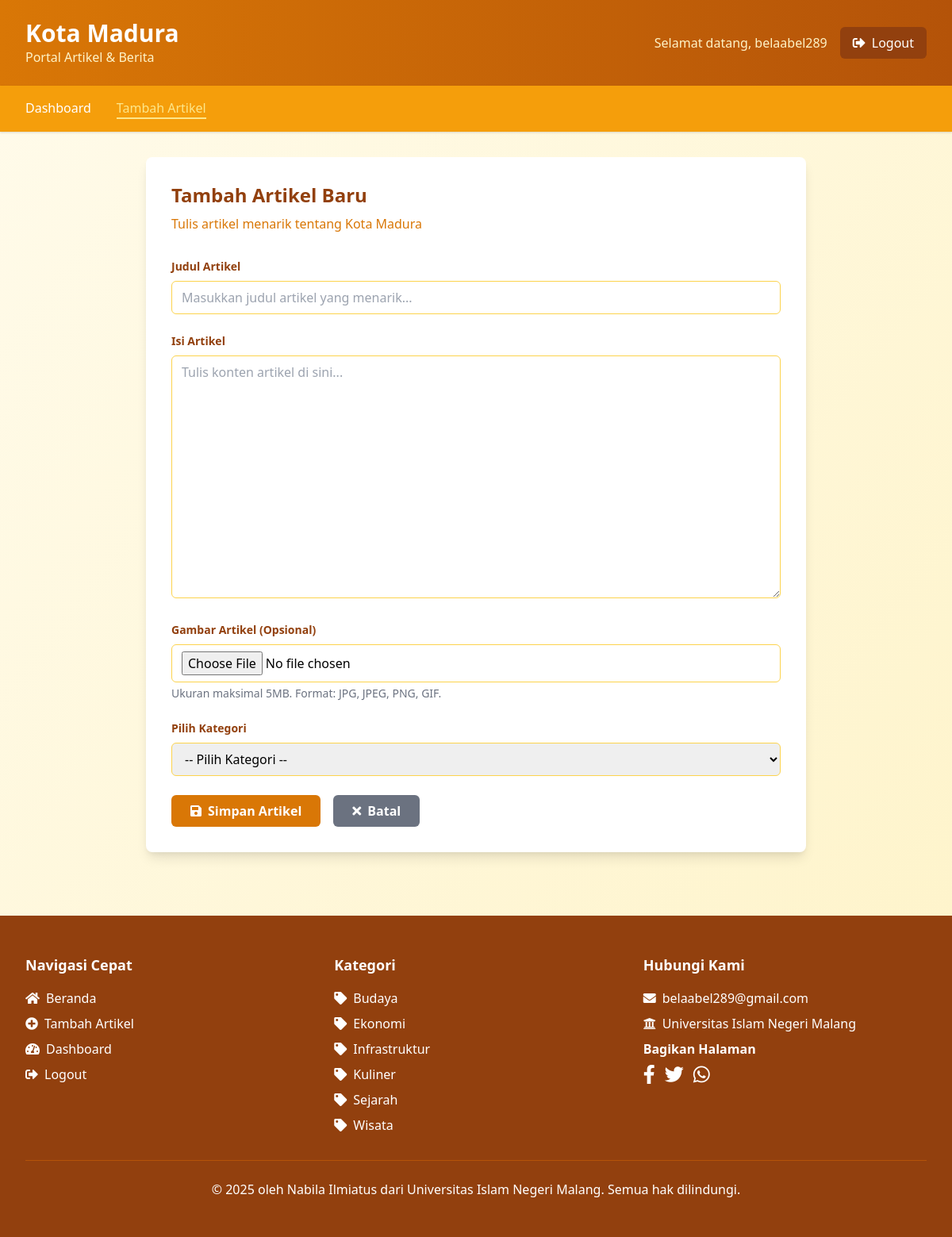
The page /tambah_artikel.php (signed in) on the database its author committed.
### tables this page shows
CREATE TABLE `kategori` (
  `id` int unsigned NOT NULL AUTO_INCREMENT,
  `nama` varchar(100) NOT NULL,
  `deskripsi` text,
  PRIMARY KEY (`id`),
  UNIQUE KEY `uk_nama_kategori` (`nama`)
);

### tambah_artikel.php (the view, shortened to what this page needs)
<?php
require_once 'koneksi.php';
$all_categories = [];
try {
    $stmt_kategori = $pdo->prepare("SELECT id, nama FROM kategori ORDER BY nama ASC");
    $stmt_kategori->execute();
    $all_categories = $stmt_kategori->fetchAll(PDO::FETCH_ASSOC);
} catch (PDOException $e) {
    $error = 'Terjadi kesalahan saat mengambil daftar kategori!';
}
?>
<!DOCTYPE html>
<html lang="id">
<head>
    <link rel="stylesheet" href="https://cdn.jsdelivr.net/npm/tailwindcss@2.2.19/dist/tailwind.min.css">
    <link rel="stylesheet" href="https://cdnjs.cloudflare.com/ajax/libs/font-awesome/5.15.4/css/all.min.css">
</head>
<body class="bg-gradient-to-br from-yellow-50 to-yellow-100 min-h-screen">
    <header class="bg-gradient-to-r from-yellow-600 to-yellow-700 shadow-lg">
        <div class="max-w-7xl mx-auto px-4 sm:px-6 lg:px-8">
            <div class="flex justify-between items-center py-6">
                <div>
                    <h1 class="text-3xl font-bold text-white">Kota Madura</h1>
                    <p class="text-yellow-100">Portal Artikel & Berita</p>
                </div>
                <div class="flex items-center space-x-4">
                    <span class="text-yellow-100">Selamat datang, <?php echo htmlspecialchars($_SESSION['penulis_nama']); ?></span>
                    <a href="index.php?logout=1" class="bg-yellow-800 hover:bg-yellow-900 text-white px-4 py-2 rounded-md transition duration-300 flex items-center">
                        <i class="fas fa-sign-out-alt mr-2"></i> Logout
                    </a>
                </div>
            </div>
        </div>
    </header>
    <nav class="bg-yellow-500 shadow">
        <div class="max-w-7xl mx-auto px-4 sm:px-6 lg:px-8">
            <div class="flex space-x-8 py-4">
                <a href="index.php" class="text-white font-medium hover:text-yellow-200 transition duration-300">Dashboard</a>
                <a href="tambah_artikel.php" class="text-yellow-200 font-medium border-b-2 border-yellow-200">Tambah Artikel</a>
            </div>
        </div>
    </nav>
    <main class="max-w-4xl mx-auto px-4 sm:px-6 lg:px-8 py-8">
        <div class="bg-white rounded-lg shadow-lg p-8">
            <div class="mb-8">
                <h2 class="text-2xl font-bold text-yellow-800 mb-2">Tambah Artikel Baru</h2>
                <p class="text-yellow-600">Tulis artikel menarik tentang Kota Madura</p>
            </div>
            <form method="POST" action="" enctype="multipart/form-data">
                <div class="mb-6">
                    <label for="judul" class="block text-yellow-800 text-sm font-bold mb-2">Judul Artikel</label>
                    <input type="text" id="judul" name="judul" required
                           class="w-full px-3 py-2 border border-yellow-300 rounded-md focus:outline-none focus:ring-2 focus:ring-yellow-500 focus:border-transparent"
                           placeholder="Masukkan judul artikel yang menarik..."
                           value="<?php echo isset($_POST['judul']) ? htmlspecialchars($_POST['judul']) : ''; ?>">
                </div>
                <div class="mb-6">
                    <label for="isi" class="block text-yellow-800 text-sm font-bold mb-2">Isi Artikel</label>
                    <textarea id="isi" name="isi" rows="12" required
                              class="w-full px-3 py-2 border border-yellow-300 rounded-md focus:outline-none focus:ring-2 focus:ring-yellow-500 focus:border-transparent resize-vertical"
                              placeholder="Tulis konten artikel di sini..."><?php echo isset($_POST['isi']) ? htmlspecialchars($_POST['isi']) : ''; ?></textarea>
                </div>
                <div class="mb-6">
                    <label for="gambar" class="block text-yellow-800 text-sm font-bold mb-2">Gambar Artikel (Opsional)</label>
                    <input type="file" id="gambar" name="gambar"
                           class="w-full px-3 py-2 border border-yellow-300 rounded-md focus:outline-none focus:ring-2 focus:ring-yellow-500 focus:border-transparent">
                    <p class="text-gray-500 text-sm mt-1">Ukuran maksimal 5MB. Format: JPG, JPEG, PNG, GIF.</p>
                </div>
                <div class="mb-6">
                    <label for="kategori_id" class="block text-yellow-800 text-sm font-bold mb-2">Pilih Kategori</label>
                    <select id="kategori_id" name="kategori_id" required
                            class="w-full px-3 py-2 border border-yellow-300 rounded-md focus:outline-none focus:ring-2 focus:ring-yellow-500 focus:border-transparent">
                        <option value="">-- Pilih Kategori --</option>
                    </select>
                </div>
                <div class="flex space-x-4">
                    <button type="submit"
                            class="bg-yellow-600 hover:bg-yellow-700 text-white font-bold py-2 px-6 rounded-md transition duration-300 flex items-center">
                        <i class="fas fa-save mr-2"></i> Simpan Artikel
                    </button>
                    <a href="index.php"
                       class="bg-gray-500 hover:bg-gray-600 text-white font-bold py-2 px-6 rounded-md transition duration-300 inline-block flex items-center">
                        <i class="fas fa-times mr-2"></i> Batal
                    </a>
                </div>
            </form>
        </div>
    </main>
    <?php echo generateFooter($all_categories, true); ?>
</body>
</html>

### koneksi.php (shortened to what this page needs)
<?php
function generateFooter($categoryList = [], $isLoggedIn = false) {
    $shareScript = '
    <script>
        function shareOnFacebook() {
            const url = encodeURIComponent(window.location.href);
            window.open(`https://www.facebook.com/sharer/sharer.php?u=${url}`, "_blank");
        }
        function shareOnTwitter() {
            const url = encodeURIComponent(window.location.href);
            const text = encodeURIComponent(document.title);
            window.open(`https://twitter.com/intent/tweet?url=${url}&text=${text}`, "_blank");
        }
        function shareOnWhatsApp() {
            const url = encodeURIComponent(window.location.href);
            const text = encodeURIComponent(document.title);
            window.open(`https://wa.me/?text=${text} ${url}`, "_blank");
        }
    </script>
    ';
    $quickNavLinks = $isLoggedIn ? [
        ['url' => 'index.php', 'icon' => 'home', 'label' => 'Beranda'],
        ['url' => 'tambah_artikel.php', 'icon' => 'plus-circle', 'label' => 'Tambah Artikel'],
        ['url' => 'dashboard.php', 'icon' => 'tachometer-alt', 'label' => 'Dashboard'],
        ['url' => '?logout=1', 'icon' => 'sign-out-alt', 'label' => 'Logout']
    ] : [
        ['url' => 'index.php', 'icon' => 'home', 'label' => 'Beranda'],
        ['url' => 'login.php', 'icon' => 'sign-in-alt', 'label' => 'Login'],
        ['url' => 'register.php', 'icon' => 'user-plus', 'label' => 'Daftar']
    ];
    $footer = '
    <footer class="bg-yellow-800 text-white mt-12">
        <div class="max-w-7xl mx-auto px-4 sm:px-6 lg:px-8 py-12">
            <div class="grid grid-cols-1 md:grid-cols-3 gap-8">
                <div>
                    <h4 class="text-lg font-bold mb-4">Navigasi Cepat</h4>
                    <ul class="space-y-2">';
    foreach ($quickNavLinks as $link) {
        $footer .= '
                        <li>
                            <a href="' . $link['url'] . '" class="hover:text-yellow-200 transition duration-300">
                                <i class="fas fa-' . $link['icon'] . ' mr-2"></i>' . $link['label'] . '
                            </a>
                        </li>';
    }
    $footer .= '
                    </ul>
                </div>
                <div>
                    <h4 class="text-lg font-bold mb-4">Kategori</h4>
                    <ul class="space-y-2">';
    if (!empty($categoryList)) {
        foreach ($categoryList as $category) {
            $footer .= '
                        <li>
                            <a href="index.php?kategori_id=' . $category['id'] . '"
                               class="hover:text-yellow-200 transition duration-300">
                                <i class="fas fa-tag mr-2"></i>' . htmlspecialchars($category['nama']) . '
                            </a>
                        </li>';
        }
    }
    $footer .= '
                    </ul>
                </div>
                <div>
                    <h4 class="text-lg font-bold mb-4">Hubungi Kami</h4>
                    <div class="space-y-2">
                        <p><i class="fas fa-envelope mr-2"></i>belaabel289@gmail.com</p>
                        <p><i class="fas fa-university mr-2"></i>Universitas Islam Negeri Malang</p>
                        <div class="mt-4">
                            <h5 class="font-semibold mb-2">Bagikan Halaman</h5>
                            <div class="flex space-x-3">
                                <a href="#" onclick="shareOnFacebook()" class="text-white hover:text-yellow-200">
                                    <i class="fab fa-facebook-f text-2xl"></i>
                                </a>
                                <a href="#" onclick="shareOnTwitter()" class="text-white hover:text-yellow-200">
                                    <i class="fab fa-twitter text-2xl"></i>
                                </a>
                                <a href="#" onclick="shareOnWhatsApp()" class="text-white hover:text-yellow-200">
                                    <i class="fab fa-whatsapp text-2xl"></i>
                                </a>
                            </div>
                        </div>
                    </div>
                </div>
            </div>
            <div class="border-t border-yellow-700 mt-8 pt-6 text-center">
                <p>&copy; 2025 oleh Nabila Ilmiatus dari Universitas Islam Negeri Malang. Semua hak dilindungi.</p>
            </div>
        </div>
    </footer>
    ' . $shareScript . '
    ';
    return $footer;
}
?>

### rows shown on the page
kategori: nama "Budaya"
kategori: nama "Ekonomi"
kategori: nama "Infrastruktur"
kategori: nama "Kuliner"
kategori: nama "Sejarah"
kategori: nama "Wisata"

### other values the page prints
$_SESSION['penulis_nama'] "belaabel289"
$link['label'] "Beranda"
$link['label'] "Tambah Artikel"
$link['label'] "Dashboard"
$link['label'] "Logout"
